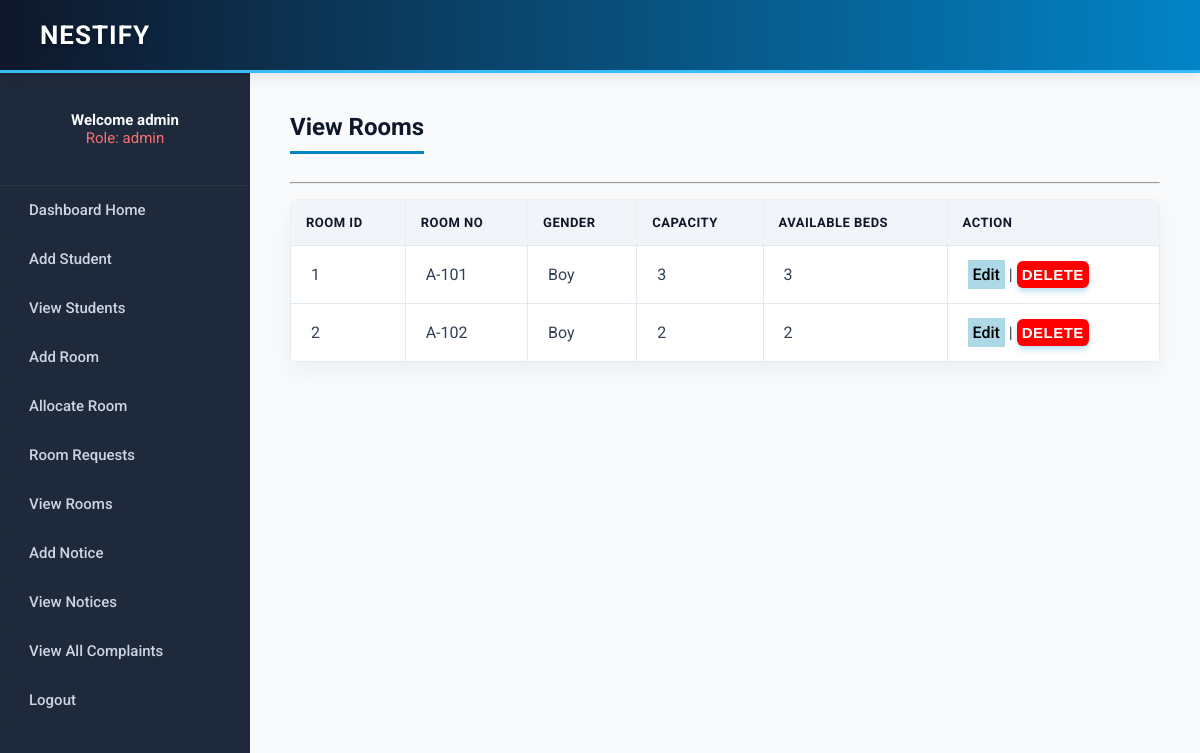
/shared/view_rooms.php (signed in), run on the app's committed database.
### tables this page shows
CREATE TABLE `rooms` (
  `id` int(11) NOT NULL AUTO_INCREMENT,
  `room_no` varchar(10) NOT NULL,
  `capacity` int(11) NOT NULL,
  `available_beds` int(11) NOT NULL,
  `gender` ENUM('Boy', 'Girl') NOT NULL DEFAULT 'Boy',
  PRIMARY KEY (`id`)
);

### shared/view_rooms.php (the view, shortened to what this page needs)
<?php
include('../includes/config.php');
?>
<html>
<head>
<link rel="stylesheet" href="../css/style.css">
</head>
<body bgcolor="#f0f8ff">
<div class="header">
    <h1>Nestify</h1>
</div>
<table width="100%" border="0" cellspacing="0" cellpadding="0">
<tr>
    <td class="menu-table">
        <center>
            <br><b>Welcome <?php echo $_SESSION['name']; ?></b><br>
            <font color="red">Role: <?php echo $_SESSION['role']; ?></font>
            <br><br>
        </center>
        <a href="../dashboard.php">Dashboard Home</a>
        <?php if($_SESSION['role'] == 'admin') { ?>
            <a href="../admin/add_student.php">Add Student</a>
            <a href="../admin/view_students.php">View Students</a>
            <a href="../admin/add_room.php">Add Room</a>
            <a href="../admin/allocate_room.php">Allocate Room</a>
            <a href="../admin/view_requests.php">Room Requests</a>
            <a href="../shared/view_rooms.php">View Rooms</a>
            <a href="../admin/add_notice.php">Add Notice</a>
            <a href="../shared/view_notices.php">View Notices</a>
            <a href="../shared/view_complaint.php">View All Complaints</a>
        <?php } ?>
        <a href="../logout.php">Logout</a>
    </td>
    <td class="content-table" valign="top">
        <h2>View Rooms</h2>
        <hr>
        <table border="1" cellpadding="10" bgcolor="white" width="70%">
            <tr bgcolor="#cccccc">
                <th>Room ID</th>
                <th>Room No</th>
                <th>Gender</th>
                <th>Capacity</th>
                <th>Available Beds</th>
                <?php if($_SESSION['role'] == 'admin') echo "<th>Action</th>"; ?>
            </tr>
            <?php
            $query = "SELECT * FROM rooms";
            $res = mysqli_query($conn, $query);
            if($res) {
                while($row = mysqli_fetch_array($res)) {
                    echo "<tr>";
                    echo "<td>".$row['id']."</td>";
                    echo "<td>".$row['room_no']."</td>";
                    echo "<td>".$row['gender']."</td>";
                    echo "<td>".$row['capacity']."</td>";
                    echo "<td>".$row['available_beds']."</td>";
                    if($_SESSION['role'] == 'admin') {
                        echo "<td>";
                        echo "<a href='../admin/edit_room.php?id=".$row['id']."' style='padding:5px; background:lightblue; text-decoration:none; color:black;'>Edit</a> | ";
                        echo "<form method='post' action='' style='display:inline;' onsubmit='return confirm(\"Are you sure you want to delete this room? All assigned students will lose their room assignment!\");'>
                                <input type='hidden' name='delete_room_id' value='".$row['id']."'>
                                <input type='submit' name='delete_room' value='Delete' style='padding:5px; background:red; color:white; border:none; cursor:pointer;'>
                              </form>";
                        echo "</td>";
                    }
                    echo "</tr>";
                }
            }
            ?>
        </table>
    </td>
</tr>
</table>
</body>
</html>

### css/style.css (style rules this page uses)
body { background-color: #f8fafc !important; font-family: 'Roboto', sans-serif; margin: 0; padding: 0; color: #334155; }
.header { background: linear-gradient(90deg, #0f172a 0%, #0284c7 100%); color: white; padding: 20px 40px; text-align: left; box-shadow: 0 4px 15px rgba(0, 0, 0, 0.1); border-bottom: 3px solid #38bdf8; position: relative; }
.header h1 { margin: 0; font-weight: 700; font-size: 26px; letter-spacing: 1px; text-transform: uppercase; text-shadow: 0 2px 4px rgba(0,0,0,0.3); }
.menu-table { width: 250px; background-color: #1e293b !important; height: 100vh; vertical-align: top; box-shadow: 2px 0 10px rgba(0, 0, 0, 0.1); }
.menu-table center { color: #f8fafc; padding: 20px 10px; font-size: 15px; border-bottom: 1px solid rgba(255,255,255,0.05); }
.menu-table a { display: block; padding: 15px 25px; text-decoration: none; color: #cbd5e1; font-weight: 500; border-left: 4px solid transparent; transition: all 0.3s ease; border-bottom: 1px solid rgba(255,255,255,0.02); font-size: 15px; }
.content-table { padding: 40px; vertical-align: top; background-color: #f8fafc; }
.content-table h2 { color: #0f172a; font-weight: 700; margin-top: 0; border-bottom: 3px solid #0284c7; padding-bottom: 10px; display: inline-block; }
table { border-collapse: collapse; }
.content-table table, center > form > table { background-color: #ffffff !important; border: none !important; box-shadow: 0 10px 25px rgba(0, 0, 0, 0.05); border-radius: 8px; margin-top: 15px; overflow: hidden; width: 100%; }
.content-table table td, center > form > table td { padding: 15px 20px; border: 1px solid #e2e8f0; color: #334155; }
th, tr[bgcolor="#cccccc"], td[bgcolor="#cccccc"] { background-color: #f1f5f9 !important; color: #0f172a !important; text-transform: uppercase; font-size: 13px; letter-spacing: 0.5px; padding: 15px; text-align: left; }
input[type="submit"] { background-color: #0284c7; color: white; border: none; padding: 12px 25px; font-size: 15px; font-weight: 600; border-radius: 6px; cursor: pointer; transition: all 0.3s ease; box-shadow: 0 4px 6px -1px rgba(2, 132, 199, 0.3); text-transform: uppercase; letter-spacing: 0.5px; }
a { color: #0284c7; text-decoration: none; font-weight: 500; transition: color 0.3s ease; }
font[color="red"] { color: #ef4444 !important; }
.menu-table font[color="red"] { color: #f87171 !important; }

### data on the page
rooms: id "1", room_no "A-101", gender "Boy", capacity "3", available_beds "3"
rooms: id "2", room_no "A-102", gender "Boy", capacity "2", available_beds "2"

### other printed values
$_SESSION['name'] "admin"
$_SESSION['role'] "admin"
